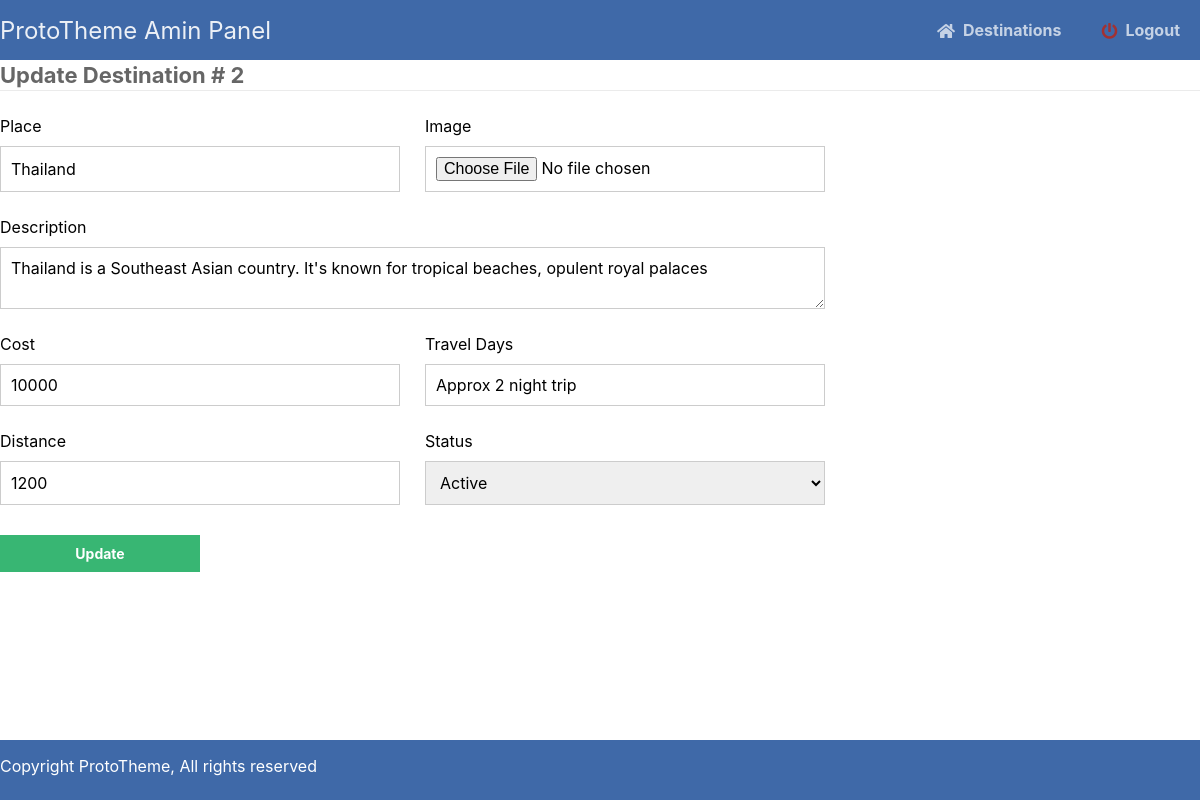
Screenshot of /admin/update.php?id=2 (signed in) with the database file from the repository.
### tables this page shows
CREATE TABLE `travel_destinations` (
  `id` int(11) NOT NULL,
  `place` varchar(255) NOT NULL,
  `image_path` varchar(255) NOT NULL,
  `continent` varchar(50) NOT NULL,
  `description` varchar(255) NOT NULL,
  `cost` varchar(150) NOT NULL,
  `travel_days` varchar(150) NOT NULL,
  `distance` varchar(10) NOT NULL,
  `created_at` datetime NOT NULL DEFAULT current_timestamp(),
  `status` bit(1) NOT NULL DEFAULT b'1'
);

### admin/update.php (the view, shortened to what this page needs)
<?php
include 'functions.php';
$pdo = pdo_connect_mysql();
if (isset($_GET['id'])) {
    $stmt = $pdo->prepare('SELECT * FROM travel_destinations WHERE id = ?');
    $stmt->execute([$_GET['id']]);
    $destination = $stmt->fetch(PDO::FETCH_ASSOC);
} else {
    exit('No ID specified!');
}
?>
<?= template_header('Read') ?>
<div class="content update">
    <h2>Update Destination #
        <?= $destination['id'] ?>
    </h2>
    <form action="update.php?id=<?= $destination['id'] ?>" method="post" enctype="multipart/form-data">
        <label for="place">Place</label>
        <label for="image">Image</label>
        <input type="text" name="place" placeholder="Hong Kong" id="place" value="<?= $destination['place'] ?>"
            required>
        <input type="file" name="image" id="image" accept="image/*, .webp" required>
        <label for="name">Description</label>
        <textarea rows="2" cols="40" class="entirerow" name="description" placeholder="Some place in china..." required><?= $destination['description'] ?></textarea>
        <label for="cost">Cost</label>
        <label for="days">Travel Days</label>
        <input type="text" name="cost" placeholder="10000" value="<?= $destination['cost'] ?>" id="cost" required>
        <input type="text" name="days" placeholder="Approx 2 night trip" value="<?= $destination['travel_days'] ?>"
            id="days" required>
        <label for="distance">Distance</label>
        <label for="status">Status</label>
        <input type="text" name="distance" placeholder="1000 Kms" value="<?= $destination['distance'] ?>" id="distance"
            required>
        <select name="status" required id="status">
            <option value="1" <?= ($destination['status'] == 1) ? "selected" : "" ?>>Active</option>
        </select>
        <div class="w-100">
            <input type="submit" value="Update">
        </div>
    </form>
</div>
<?= template_footer() ?>

### admin/css/styles.css (style rules this page uses)
* { box-sizing: border-box; font-family: -apple-system, BlinkMacSystemFont, "segoe ui", roboto, oxygen, ubuntu, cantarell, "fira sans", "droid sans", "helvetica neue", Arial, sans-serif; font-size: 16px; -webkit-font-smoothing: antialiased; -moz-osx-font-smoothing: grayscale; }
body { background-color: #FFFFFF; margin: 0; }
.content { width: 1200px; margin: 0 auto; margin-bottom: 80px; }
.content h2 { margin: 0; padding: 2px 0; font-size: 22px; border-bottom: 1px solid #ebebeb; color: #666666; }
.update form { padding: 15px 0; display: flex; flex-flow: wrap; }
.update form label { display: inline-flex; width: 400px; padding: 10px 0; margin-right: 25px; }
.update form input, select, textarea { padding: 10px; width: 400px; margin-right: 25px; margin-bottom: 15px; border: 1px solid #cccccc; }
select { height: fit-content; }
.update form input[type="submit"] { display: block; background-color: #38b673; border: 0; font-weight: bold; font-size: 14px; color: #FFFFFF; cursor: pointer; width: 200px; margin-top: 15px; }
.w-100 { width: 100%; }
.update form .entirerow { width: 825px; }

### rows the page displays
travel_destinations: id "2", place "Thailand", description "Thailand is a Southeast Asian country. It's known for tropical beaches, opulent royal palaces", cost "10000", days "Approx 2 night trip", distance "1200", status "Active"
